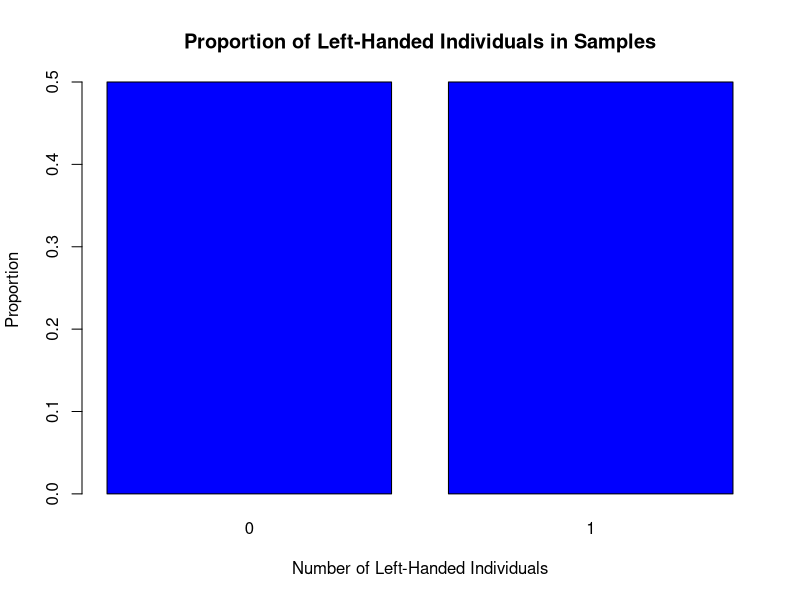

R code for this plot:
# Quest 11 (Humanities Quest)
# There are 5 people settled in a wagon
# 3 on the table side, 2 on the window side
# Those 2 on the window side are left-handed
# The given claim: It is COMMON
# Create a Stochastic simulation for the evidence
# NOTE: Approx. 10% of people are left-handed

# Create population
population <- c (rep("R", 90) , rep("L", 10))

# Create left_population with buffer 1000
left_population <- numeric()

# Create random of 5 and for 1000x times
# 1 person == 1 seat --- replace=FALSE
for (i in range(1:1000)){
  wagon <- sample(population, 5, replace=FALSE)
  left_instance  <- length(which(wagon == "L"))
  left_population <- c(left_population, left_instance)
}

# Get table
left_table <- table(left_population)

# Get length
left_length <- length(left_population)

# Get barplot
jpeg(filename="../results/left_barplot.jpeg", width=800, height=800)
barplot(left_table / left_length, 
        main = "Proportion of Left-Handed Individuals in Samples",
        xlab = "Number of Left-Handed Individuals",
        ylab = "Proportion",
        col = "blue")
dev.off()

# Get confidence interval and print
confidence_interval <- qnorm( c(0.025, 0.975), mean(left_population), sd(left_population))
print(confidence_interval)

